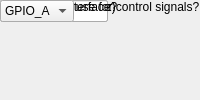
<?xml version="1.0" encoding="UTF-8"?>
<ui version="4.0">
 <class>MainWindow</class>
 <widget class="QMainWindow" name="MainWindow">
  <property name="windowTitle"><string>x64 ADC</string></property>
  <widget class="QWidget" name="centralwidget">
   <!-- NOTE: this is a simplified structural mirror of the generated
        <module>_ui.py, not a full round-trip Designer file. Regenerate
        both from the same spec if you need to edit layout by hand. -->
       <widget class="QLabel" name="label_name">
     <property name="text"><string>Block name</string></property>
    </widget>
       <widget class="QLineEdit" name="name"/>
       <widget class="QLabel" name="label_adc_clk_rate">
     <property name="text"><string>ADC clock rate (MHz)</string></property>
    </widget>
       <widget class="QLineEdit" name="adc_clk_rate"/>
       <widget class="QLabel" name="label_spi">
     <property name="text"><string>Include SPI interface?</string></property>
    </widget>
       <widget class="QCheckBox" name="spi"/>
       <widget class="QLabel" name="label_ctrl_gpio">
     <property name="text"><string>GPIO bank to use for control signals?</string></property>
    </widget>
       <widget class="QComboBox" name="ctrl_gpio">
     <item><property name="text"><string>GPIO_A</string></property></item>
     <item><property name="text"><string>GPIO_B</string></property></item>
    </widget>
  </widget>
 </widget>
 <resources/>
 <connections/>
</ui>
